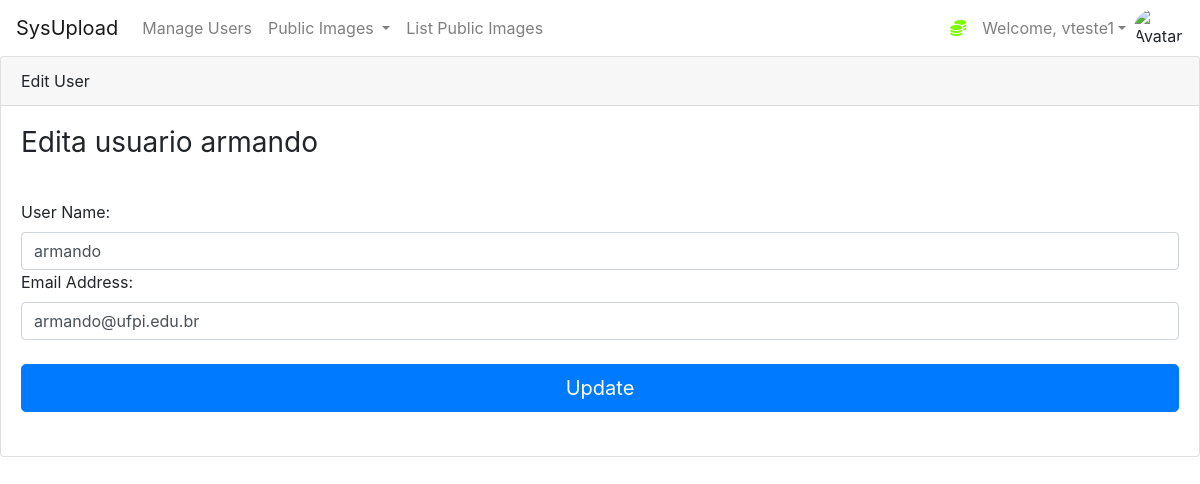
The app's page /edituser/1 (signed in) with its own data.
### myapp/dao.py (models this page shows, shortened)
class User(db.Model, UserMixin):
    id = db.Column(db.Integer(), primary_key=True)
    username = db.Column(db.String(length=30), nullable=False, unique=True)
    email_address = db.Column(db.String(length=50), nullable=False, unique=True)
    password_hash = db.Column(db.String(length=60), nullable=False)
    my_files = db.relationship('File', secondary=user_files, backref='myfiles')
    @property
    def password(self):
        return self.password

### myapp/users.py (the view, shortened to what this page needs)
@app.route('/edituser/<int:id>', methods=['GET', 'POST'])
@login_required
def edit_user(id):
    form = UserForm()
    usuario_old = usersCollection.query_user_by_id(id)
    if request.method == 'GET':
        form.load_content(usuario_old.username, usuario_old.email_address)
        return render_template('user/edita_user.html', user=usuario_old, form=form)

### myapp/forms.py
class UserForm(FlaskForm):
    username = StringField(label='User Name:', validators=[Length(min=2, max=30), DataRequired()])
    email_address = StringField(label='Email Address:', validators=[Email(), DataRequired()])
    submit = SubmitField(label='Edit User')
    def load_content(self, username, email_address):
        self.username.data = username
        self.email_address.data = email_address

### myapp/dao.py (called while the page is built)
@login_manager.user_loader
def load_user(user_id):
    return User.query.get(int(user_id))

    def query_user_by_id(self, p_id):
        user = User.query.filter_by(id=p_id).first()
        return user

### myapp/templates/user/edita_user.html (shortened to what this page needs)
{% extends 'base.html' %}
{% block content %}
<div class="card">
  <div class="card-header">
    Edit User
  </div>
  <div class="card-body">
    <form method="POST" class="form-user">
      <h1 class="h3 mb-3 font-weight-normal">
          Edita usuario {{ user.username }}
      </h1>
      <br>
      {{ form.username.label() }}
      {{ form.username(class="form-control") }}
      {{ form.email_address.label() }}
      {{ form.email_address(class="form-control") }}
      <br>
      {{ form.submit(class="btn btn-lg btn-block btn-primary", value="Update") }}
      <br>
    </form>
  </div>
</div>
{% endblock %}

### myapp/templates/base.html (shortened to what this page needs)
<!doctype html>
<html lang="en">
   <head>
      <link rel="stylesheet" href="https://cdn.jsdelivr.net/npm/bootstrap@4.5.3/dist/css/bootstrap.min.css">
   </head>
   <body>
    <nav class="navbar navbar-expand-md navbar-light">
      <a class="navbar-brand" href="{{ url_for('dashboard_page') }} ">SysUpload</a>
      <div class="collapse navbar-collapse" id="navbarNav">
          {% if current_user.is_authenticated %}
            <ul class="navbar-nav mr-auto">
                <li class="nav-item">
                     <a class="nav-link" href="{{ url_for('pagination_page') }}">Manage Users</a>
                </li>
                <li class="nav-item dropdown">
                    <a class="nav-link dropdown-toggle" href="#" id="navbardrop1" data-toggle="dropdown">
                    Public Images
                    </a>
                </li>
                <li class="nav-item">
                    <a class="nav-link" href="{{ url_for('pagination_list_files_page') }}">List Public Images</a>
                </li>
            </ul>
            <ul class="navbar-nav">
                <li class="nav-item">
                    <a class="nav-link" style="color: lawngreen; font-weight: bold">
                        <i class="fas fa-coins"></i>
                    </a>
                </li>
                <li class="nav-item dropdown">
                    <a class="nav-link dropdown-toggle" href="#" id="navbardropprofile" data-toggle="dropdown">Welcome, {{ current_user.username }}</a>
                </li>
                <img src="{{ url_for('static', filename='img/anonymous2.png') }}" class="rounded-circle" style="width: 50px;" alt="Avatar">
            </ul>
          {% endif %}
      </div>
    </nav>
      {% block content %}
      {% endblock %}
   </body>
</html>

### records on screen
User: username "vteste1"
User: username "armando", email_address "armando@ufpi.edu.br"
